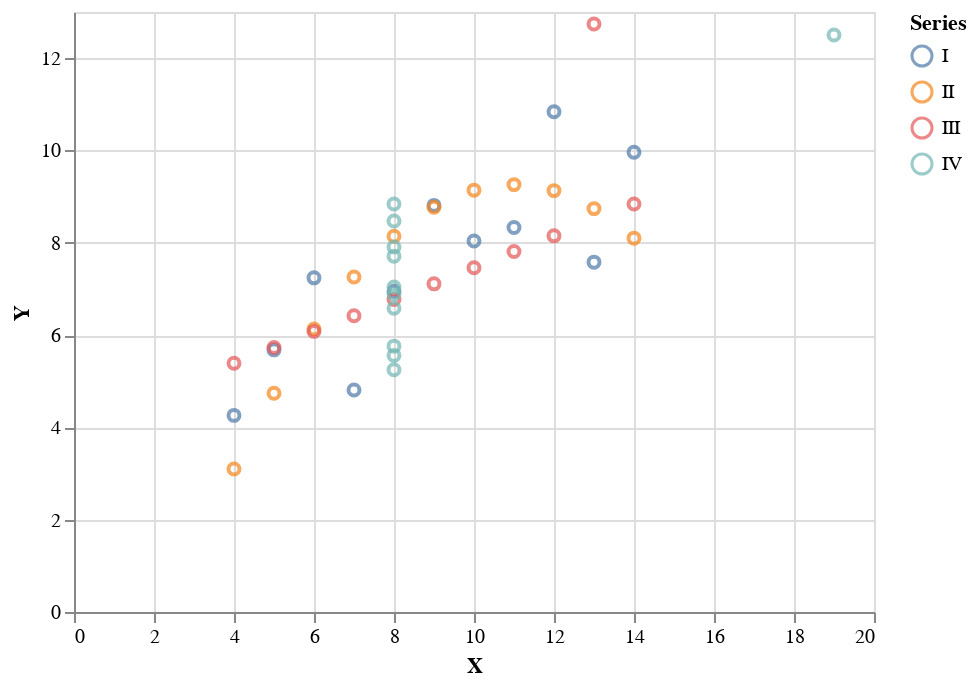

The code cell stored with this chart in its notebook:
### Code cell
alt.Chart(dataset).mark_point().encode(
    x='X',
    y='Y',
    color="Series"
)

### Figure 1 — Vega-Lite specification as saved in the notebook (floating-point values rounded to 4 significant figures)
{"config": {"view": {"continuousWidth": 400, "continuousHeight": 300}}, "data": {"name": "data-3d23a3381c61efd5a9c7a8abc82c6d65"}, "mark": "point", "encoding": {"color": {"type": "nominal", "field": "Series"}, "x": {"type": "quantitative", "field": "X"}, "y": {"type": "quantitative", "field": "Y"}}, "$schema": "https://vega.github.io/schema/vega-lite/v4.8.1.json", "datasets": {"data-3d23a3381c61efd5a9c7a8abc82c6d65": [{"Series": "I", "X": 10, "Y": 8.04}, {"Series": "I", "X": 8, "Y": 6.95}, {"Series": "I", "X": 13, "Y": 7.58}, {"Series": "I", "X": 9, "Y": 8.81}, {"Series": "I", "X": 11, "Y": 8.33}, {"Series": "I", "X": 14, "Y": 9.96}, {"Series": "I", "X": 6, "Y": 7.24}, {"Series": "I", "X": 4, "Y": 4.26}, {"Series": "I", "X": 12, "Y": 10.84}, {"Series": "I", "X": 7, "Y": 4.81}, {"Series": "I", "X": 5, "Y": 5.68}, {"Series": "II", "X": 10, "Y": 9.14}, {"Series": "II", "X": 8, "Y": 8.14}, {"Series": "II", "X": 13, "Y": 8.74}, {"Series": "II", "X": 9, "Y": 8.77}, {"Series": "II", "X": 11, "Y": 9.26}, {"Series": "II", "X": 14, "Y": 8.1}, {"Series": "II", "X": 6, "Y": 6.13}, {"Series": "II", "X": 4, "Y": 3.1}, {"Series": "II", "X": 12, "Y": 9.13}, {"Series": "II", "X": 7, "Y": 7.26}, {"Series": "II", "X": 5, "Y": 4.74}, {"Series": "III", "X": 10, "Y": 7.46}, {"Series": "III", "X": 8, "Y": 6.77}, {"Series": "III", "X": 13, "Y": 12.74}, {"Series": "III", "X": 9, "Y": 7.11}, {"Series": "III", "X": 11, "Y": 7.81}, {"Series": "III", "X": 14, "Y": 8.84}, {"Series": "III", "X": 6, "Y": 6.08}, {"Series": "III", "X": 4, "Y": 5.39}, {"Series": "III", "X": 12, "Y": 8.15}, {"Series": "III", "X": 7, "Y": 6.42}, {"Series": "III", "X": 5, "Y": 5.73}, {"Series": "IV", "X": 8, "Y": 6.58}, {"Series": "IV", "X": 8, "Y": 5.76}, {"Series": "IV", "X": 8, "Y": 7.71}, {"Series": "IV", "X": 8, "Y": 8.84}, {"Series": "IV", "X": 8, "Y": 8.47}, {"Series": "IV", "X": 8, "Y": 7.04}, {"Series": "IV", "X": 8, "Y": 5.25}, {"Series": "IV", "X": 19, "Y": 12.5}, {"Series": "IV", "X": 8, "Y": 5.56}, {"Series": "IV", "X": 8, "Y": 7.91}, {"Series": "IV", "X": 8, "Y": 6.89}]}}
